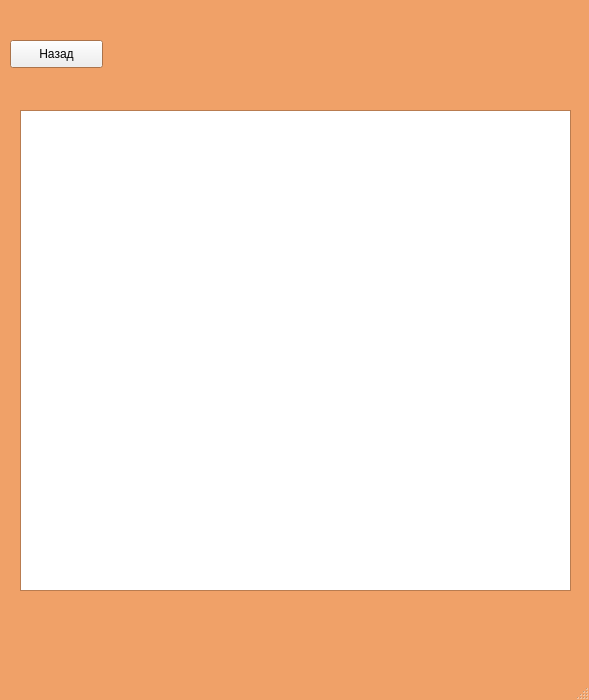
<?xml version="1.0" encoding="UTF-8"?>
<ui version="4.0">
 <class>mainWindow</class>
 <widget class="QMainWindow" name="mainWindow">
  <property name="geometry">
   <rect>
    <x>0</x>
    <y>0</y>
    <width>589</width>
    <height>700</height>
   </rect>
  </property>
  <property name="maximumSize">
   <size>
    <width>600</width>
    <height>700</height>
   </size>
  </property>
  <property name="palette">
   <palette>
    <active>
     <colorrole role="Base">
      <brush brushstyle="SolidPattern">
       <color alpha="255">
        <red>255</red>
        <green>255</green>
        <blue>255</blue>
       </color>
      </brush>
     </colorrole>
     <colorrole role="Window">
      <brush brushstyle="SolidPattern">
       <color alpha="255">
        <red>240</red>
        <green>161</green>
        <blue>104</blue>
       </color>
      </brush>
     </colorrole>
    </active>
    <inactive>
     <colorrole role="Base">
      <brush brushstyle="SolidPattern">
       <color alpha="255">
        <red>255</red>
        <green>255</green>
        <blue>255</blue>
       </color>
      </brush>
     </colorrole>
     <colorrole role="Window">
      <brush brushstyle="SolidPattern">
       <color alpha="255">
        <red>240</red>
        <green>161</green>
        <blue>104</blue>
       </color>
      </brush>
     </colorrole>
    </inactive>
    <disabled>
     <colorrole role="Base">
      <brush brushstyle="SolidPattern">
       <color alpha="255">
        <red>240</red>
        <green>161</green>
        <blue>104</blue>
       </color>
      </brush>
     </colorrole>
     <colorrole role="Window">
      <brush brushstyle="SolidPattern">
       <color alpha="255">
        <red>240</red>
        <green>161</green>
        <blue>104</blue>
       </color>
      </brush>
     </colorrole>
    </disabled>
   </palette>
  </property>
  <property name="windowTitle">
   <string>Книги Артёма</string>
  </property>
  <widget class="QWidget" name="centralwidget">
   <widget class="QStackedWidget" name="pages">
    <property name="geometry">
     <rect>
      <x>0</x>
      <y>0</y>
      <width>601</width>
      <height>681</height>
     </rect>
    </property>
    <property name="currentIndex">
     <number>5</number>
    </property>
    <widget class="QWidget" name="mainPage">
     <widget class="QWidget" name="verticalLayoutWidget">
      <property name="geometry">
       <rect>
        <x>220</x>
        <y>120</y>
        <width>141</width>
        <height>351</height>
       </rect>
      </property>
      <layout class="QVBoxLayout" name="verticalLayout">
       <property name="spacing">
        <number>6</number>
       </property>
       <property name="sizeConstraint">
        <enum>QLayout::SetDefaultConstraint</enum>
       </property>
       <item>
        <widget class="QPushButton" name="loginbutton">
         <property name="text">
          <string>Войти</string>
         </property>
        </widget>
       </item>
       <item>
        <widget class="QPushButton" name="regbutton">
         <property name="enabled">
          <bool>true</bool>
         </property>
         <property name="text">
          <string>Зарегистрироваться</string>
         </property>
        </widget>
       </item>
       <item>
        <widget class="QPushButton" name="booksbutton">
         <property name="text">
          <string>Книжки</string>
         </property>
        </widget>
       </item>
       <item>
        <widget class="QPushButton" name="exitbutton">
         <property name="text">
          <string>Выйти</string>
         </property>
        </widget>
       </item>
      </layout>
     </widget>
    </widget>
    <widget class="QWidget" name="registration">
     <widget class="QWidget" name="horizontalLayoutWidget">
      <property name="geometry">
       <rect>
        <x>130</x>
        <y>360</y>
        <width>311</width>
        <height>141</height>
       </rect>
      </property>
      <layout class="QHBoxLayout" name="horizontalLayout">
       <item>
        <widget class="QPushButton" name="okok">
         <property name="text">
          <string>OK</string>
         </property>
        </widget>
       </item>
       <item>
        <spacer name="horizontalSpacer">
         <property name="orientation">
          <enum>Qt::Horizontal</enum>
         </property>
         <property name="sizeHint" stdset="0">
          <size>
           <width>40</width>
           <height>20</height>
          </size>
         </property>
        </spacer>
       </item>
       <item>
        <widget class="QPushButton" name="nono">
         <property name="text">
          <string>Cancel</string>
         </property>
        </widget>
       </item>
      </layout>
     </widget>
     <widget class="QWidget" name="verticalLayoutWidget_2">
      <property name="geometry">
       <rect>
        <x>199</x>
        <y>159</y>
        <width>241</width>
        <height>101</height>
       </rect>
      </property>
      <layout class="QVBoxLayout" name="verticalLayout_2">
       <item>
        <widget class="QLineEdit" name="regemail"/>
       </item>
       <item>
        <widget class="QLineEdit" name="reglogin"/>
       </item>
       <item>
        <widget class="QLineEdit" name="regpassword">
         <property name="echoMode">
          <enum>QLineEdit::Password</enum>
         </property>
        </widget>
       </item>
      </layout>
     </widget>
     <widget class="QWidget" name="verticalLayoutWidget_3">
      <property name="geometry">
       <rect>
        <x>130</x>
        <y>160</y>
        <width>71</width>
        <height>91</height>
       </rect>
      </property>
      <layout class="QVBoxLayout" name="verticalLayout_3">
       <item>
        <widget class="QLabel" name="label">
         <property name="text">
          <string>Почта</string>
         </property>
        </widget>
       </item>
       <item>
        <widget class="QLabel" name="label_2">
         <property name="text">
          <string>Никнейм</string>
         </property>
        </widget>
       </item>
       <item>
        <widget class="QLabel" name="label_3">
         <property name="text">
          <string>Пароль</string>
         </property>
        </widget>
       </item>
      </layout>
     </widget>
    </widget>
    <widget class="QWidget" name="logining">
     <widget class="QWidget" name="horizontalLayoutWidget_2">
      <property name="geometry">
       <rect>
        <x>140</x>
        <y>380</y>
        <width>311</width>
        <height>141</height>
       </rect>
      </property>
      <layout class="QHBoxLayout" name="horizontalLayout_2">
       <item>
        <widget class="QPushButton" name="okbutton">
         <property name="text">
          <string>OK</string>
         </property>
        </widget>
       </item>
       <item>
        <spacer name="horizontalSpacer_2">
         <property name="orientation">
          <enum>Qt::Horizontal</enum>
         </property>
         <property name="sizeHint" stdset="0">
          <size>
           <width>40</width>
           <height>20</height>
          </size>
         </property>
        </spacer>
       </item>
       <item>
        <widget class="QPushButton" name="cancelbutton">
         <property name="text">
          <string>Cancel</string>
         </property>
        </widget>
       </item>
      </layout>
     </widget>
     <widget class="QWidget" name="verticalLayoutWidget_4">
      <property name="geometry">
       <rect>
        <x>210</x>
        <y>180</y>
        <width>241</width>
        <height>101</height>
       </rect>
      </property>
      <layout class="QVBoxLayout" name="verticalLayout_4">
       <item>
        <widget class="QLineEdit" name="login"/>
       </item>
       <item>
        <widget class="QLineEdit" name="password">
         <property name="inputMask">
          <string/>
         </property>
         <property name="echoMode">
          <enum>QLineEdit::Password</enum>
         </property>
        </widget>
       </item>
      </layout>
     </widget>
     <widget class="QWidget" name="verticalLayoutWidget_5">
      <property name="geometry">
       <rect>
        <x>140</x>
        <y>190</y>
        <width>71</width>
        <height>81</height>
       </rect>
      </property>
      <layout class="QVBoxLayout" name="verticalLayout_5">
       <item>
        <widget class="QLabel" name="label_4">
         <property name="text">
          <string>Логин</string>
         </property>
        </widget>
       </item>
       <item>
        <widget class="QLabel" name="label_5">
         <property name="text">
          <string>Пароль</string>
         </property>
        </widget>
       </item>
      </layout>
     </widget>
     <widget class="QLabel" name="answer">
      <property name="geometry">
       <rect>
        <x>146</x>
        <y>312</y>
        <width>301</width>
        <height>31</height>
       </rect>
      </property>
      <property name="text">
       <string/>
      </property>
     </widget>
    </widget>
    <widget class="QWidget" name="boooks">
     <widget class="QLabel" name="hellolabel">
      <property name="geometry">
       <rect>
        <x>120</x>
        <y>40</y>
        <width>381</width>
        <height>31</height>
       </rect>
      </property>
      <property name="font">
       <font>
        <pointsize>12</pointsize>
       </font>
      </property>
      <property name="text">
       <string/>
      </property>
     </widget>
     <widget class="QLabel" name="messagelabel">
      <property name="geometry">
       <rect>
        <x>176</x>
        <y>102</y>
        <width>261</width>
        <height>31</height>
       </rect>
      </property>
      <property name="text">
       <string/>
      </property>
     </widget>
     <widget class="QPushButton" name="back">
      <property name="geometry">
       <rect>
        <x>0</x>
        <y>10</y>
        <width>75</width>
        <height>23</height>
       </rect>
      </property>
      <property name="text">
       <string>Назад</string>
      </property>
     </widget>
     <widget class="QPushButton" name="addbook">
      <property name="geometry">
       <rect>
        <x>550</x>
        <y>630</y>
        <width>41</width>
        <height>41</height>
       </rect>
      </property>
      <property name="text">
       <string>+</string>
      </property>
     </widget>
     <widget class="QListWidget" name="userbooks">
      <property name="geometry">
       <rect>
        <x>120</x>
        <y>140</y>
        <width>371</width>
        <height>391</height>
       </rect>
      </property>
     </widget>
    </widget>
    <widget class="QWidget" name="books">
     <widget class="QWidget" name="horizontalLayoutWidget_3">
      <property name="geometry">
       <rect>
        <x>50</x>
        <y>580</y>
        <width>471</width>
        <height>80</height>
       </rect>
      </property>
      <layout class="QHBoxLayout" name="horizontalLayout_3">
       <item>
        <widget class="QPushButton" name="okforbooks">
         <property name="text">
          <string>OK</string>
         </property>
        </widget>
       </item>
       <item>
        <spacer name="horizontalSpacer_3">
         <property name="orientation">
          <enum>Qt::Horizontal</enum>
         </property>
         <property name="sizeHint" stdset="0">
          <size>
           <width>40</width>
           <height>20</height>
          </size>
         </property>
        </spacer>
       </item>
       <item>
        <widget class="QPushButton" name="cancelforbooks">
         <property name="text">
          <string>Cancel</string>
         </property>
        </widget>
       </item>
      </layout>
     </widget>
     <widget class="QListWidget" name="booklist">
      <property name="geometry">
       <rect>
        <x>120</x>
        <y>140</y>
        <width>351</width>
        <height>321</height>
       </rect>
      </property>
     </widget>
    </widget>
    <widget class="QWidget" name="monitor">
     <widget class="QPushButton" name="back_2">
      <property name="geometry">
       <rect>
        <x>10</x>
        <y>40</y>
        <width>93</width>
        <height>28</height>
       </rect>
      </property>
      <property name="text">
       <string>Назад</string>
      </property>
     </widget>
     <widget class="QTextEdit" name="showbook">
      <property name="geometry">
       <rect>
        <x>20</x>
        <y>110</y>
        <width>551</width>
        <height>481</height>
       </rect>
      </property>
     </widget>
    </widget>
   </widget>
  </widget>
  <widget class="QStatusBar" name="statusbar"/>
 </widget>
 <resources/>
 <connections/>
</ui>
